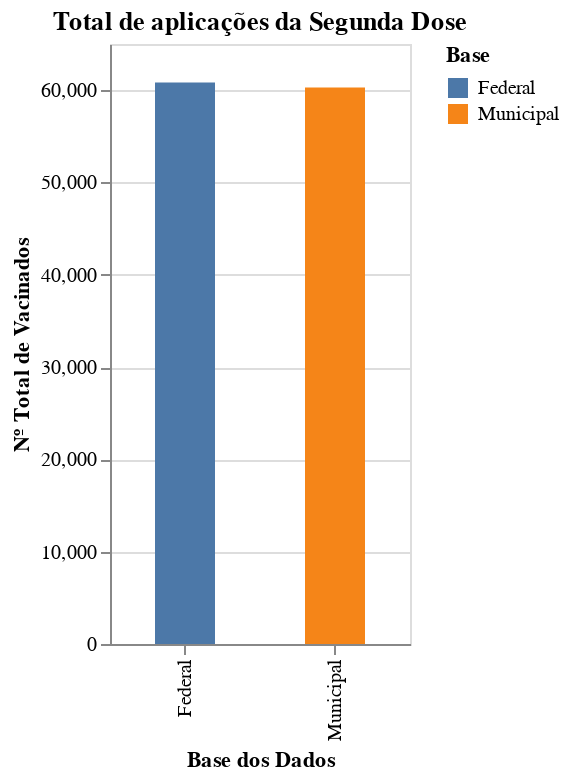

Source (notebook cell):
### Code cell
segundaDoseTotal = pd.DataFrame({
    'base': ['Municipal', 'Federal'],
    'total': [dm_vacinadosTotalPorDose['aplicacoes'][1], df_vacinadosTotalPorDose['aplicacoes'][1]]
})

alt.Chart(segundaDoseTotal).mark_bar(size=30).encode(
    alt.X('base:N', title='Base dos Dados'),
    alt.Y('total:Q', title='Nº Total de Vacinados'),
    alt.Color('base:N', title='Base')
).properties(
    width=150, 
    title='Total de aplicações da Segunda Dose'
)

### Figure 1 — Vega-Lite specification as saved in the notebook (floating-point values rounded to 4 significant figures)
{"config": {"view": {"continuousWidth": 400, "continuousHeight": 300}}, "data": {"name": "data-843dfd7dbe3e2f78b41c4f0d9ed4af25"}, "mark": {"type": "bar", "size": 30}, "encoding": {"color": {"type": "nominal", "field": "base", "title": "Base"}, "x": {"type": "nominal", "field": "base", "title": "Base dos Dados"}, "y": {"type": "quantitative", "field": "total", "title": "Nº Total de Vacinados"}}, "title": "Total de aplicações da Segunda Dose", "width": 150, "$schema": "https://vega.github.io/schema/vega-lite/v4.8.1.json", "datasets": {"data-843dfd7dbe3e2f78b41c4f0d9ed4af25": [{"base": "Municipal", "total": 60290.0}, {"base": "Federal", "total": 60820.0}]}}
